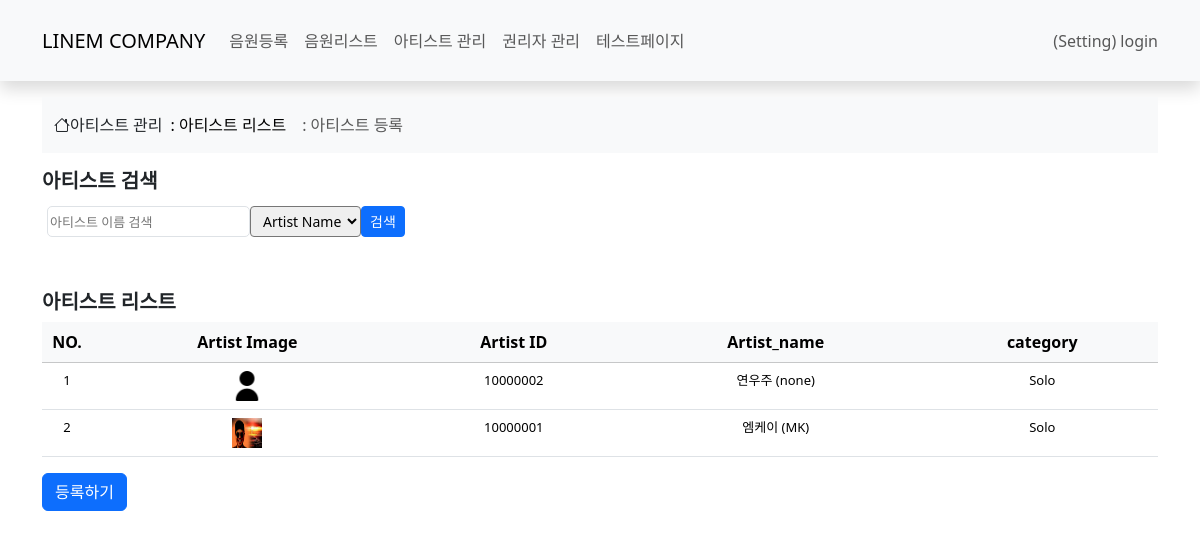
Page /maincms/Artist_list.html on the earlier database version.
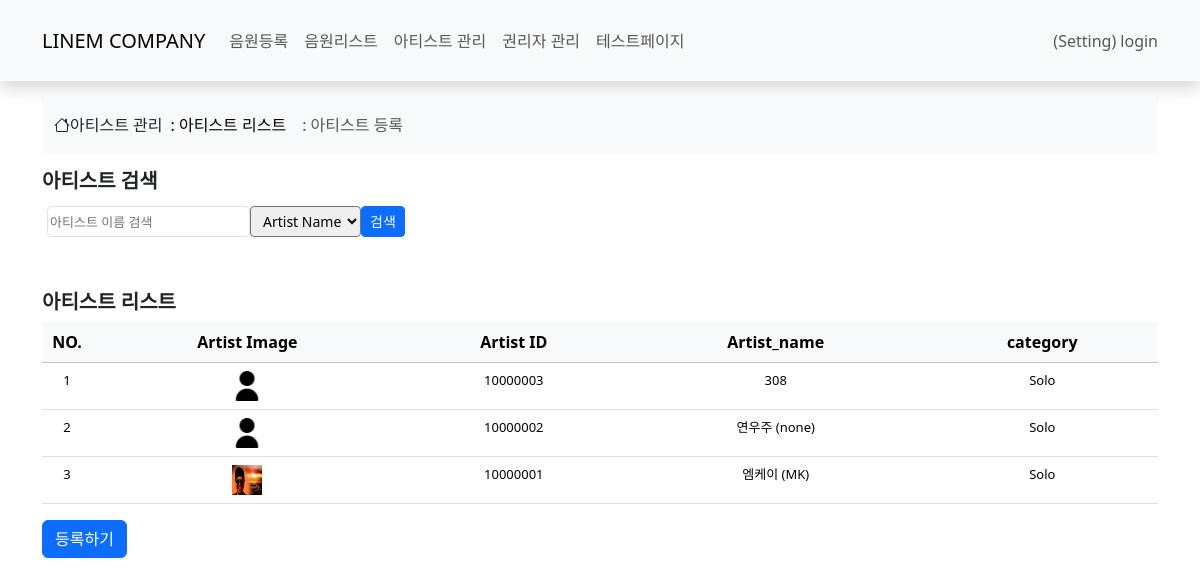
Same page on the later database version.
### maincms/models.py (models this page shows, shortened)
class create_Artist_profile(models.Model):
    Artist_name = models.TextField()
    Artist_name_en = models.TextField(blank=True,)
    sex = models.CharField(max_length=200)
    category = models.TextField()
    Albums = models.TextField(blank=True,)
    Melon_ID = models.CharField(max_length=200, blank=True,)
    Apple_url = models.TextField(blank=True,)
    Spotify_ID = models.CharField(max_length=22,blank=True,)
    Youtube_ID = models.CharField(max_length=24,blank=True,)
    genie_url = models.TextField(blank=True,)
    bugs_url = models.TextField(blank=True,)
    flo_url = models.TextField(blank=True,)
    vibe_url = models.TextField(blank=True,)
    create_date = models.DateTimeField()
    Artist_ID = models.CharField(max_length=200)
    Artist_image = models.ImageField(upload_to='Artist_images', blank=True,)

### maincms/views.py (the view)
# urls.py: path('Artist_list.html', views.Artists, name='Artists'),
def Artists(request):
    query = request.GET.get('q', '')  # 검색어
    field = request.GET.get('field', 'Artist_name')  # 검색 필드 (기본값: Artist_name)
    valid_fields = ['Artist_name', 'Artist_ID']
    if field not in valid_fields:
        field = 'Artist_name'
    if query:
        filter_kwargs = {f"{field}__icontains": query}
        Artist_list = create_Artist_profile.objects.filter(**filter_kwargs).order_by('-create_date')
    else:
        Artist_list = create_Artist_profile.objects.order_by('-create_date')
    context = {'Artist_list': Artist_list, 'query': query, 'field': field, 'valid_fields': valid_fields}
    return render(request, 'maincms/Artist_list.html', context)

### templates/maincms/Artist_list.html (shortened to what this page needs)
{% extends 'maincms_base.html' %}
{% block content %}
{% include "maincms/navbar.html" %}
<div class="container-lg py-3">
    {% include "maincms/ar_navbar.html" %}
    <h5 class="fw-bold mb-2">아티스트 검색</h5>
    <form method="get" action="{% url 'maincms:Artists' %}" class="info-field-start mb-5" style="font-size: 13px;">
        <input type="text" name="q" class="form-tr" placeholder="아티스트 이름 검색"
               value="{{ search_query }}">
        <select name="field" class="form-select-sm" style="height: 31px;">
            <option value="Artist_name" {% if field == "Artist_name" %}selected{% endif %}>Artist Name</option>
        </select>
        <button type="submit" class="btn btn-primary btn-sm">검색</button>
    </form>
    <h5 class="fw-bold mb-2">아티스트 리스트</h5>
    <table class="table">
        <thead class="table-light">
            <tr>
            <th scope="col-1" class="text-center" style="width:50px;">NO.</th>
            <th scope="col" class="text-center">Artist Image</th>
            <th scope="col" class="text-center">Artist ID</th>
            <th scope="col" class="text-center">Artist_name</th>
            <th scope="col" class="text-center">category</th>
            </tr>
        </thead>
        <tbody>
            {% if Artist_list %}
            {% for Artists in Artist_list %}
            <tr style="font-size: 13px;">
                <td class="text-center">{{ forloop.counter }}</td>
                <td class="text-center">
                    {% if Artists.Artist_image %}
                    <img src="http://localhost:8000/media/{{ Artists.Artist_image }}" style="width: 30px;" height="30px;">
                    {% else %}
                    <img src="http://localhost:8000/media/Artist_images/user_image_none.png" style="width: 30px;" height="30px;">
                    {% endif %}
                </td>
                <td class="text-center">{{ Artists.Artist_ID }}</td>
                <td class="text-center">{{ Artists.Artist_name }}
                    {% if Artists.Artist_name_en %}
                        ({{ Artists.Artist_name_en }})
                    {% endif %}
                    </td>
                <td class="text-center">{{ Artists.category }}</td>
            </tr>
            {% endfor %}
            {% else %}
                <tr><td>데이터 없음</td></tr>
            {% endif %}
        </tbody>
     </table>
        <a href="{% url 'maincms:create_artist' %}" class="btn btn-primary">등록하기</a>
</div>
{% endblock %}

Differences in the rows shown:
added create_Artist_profile: Artist_ID "10000003", Artist_name "308", category "Solo"
